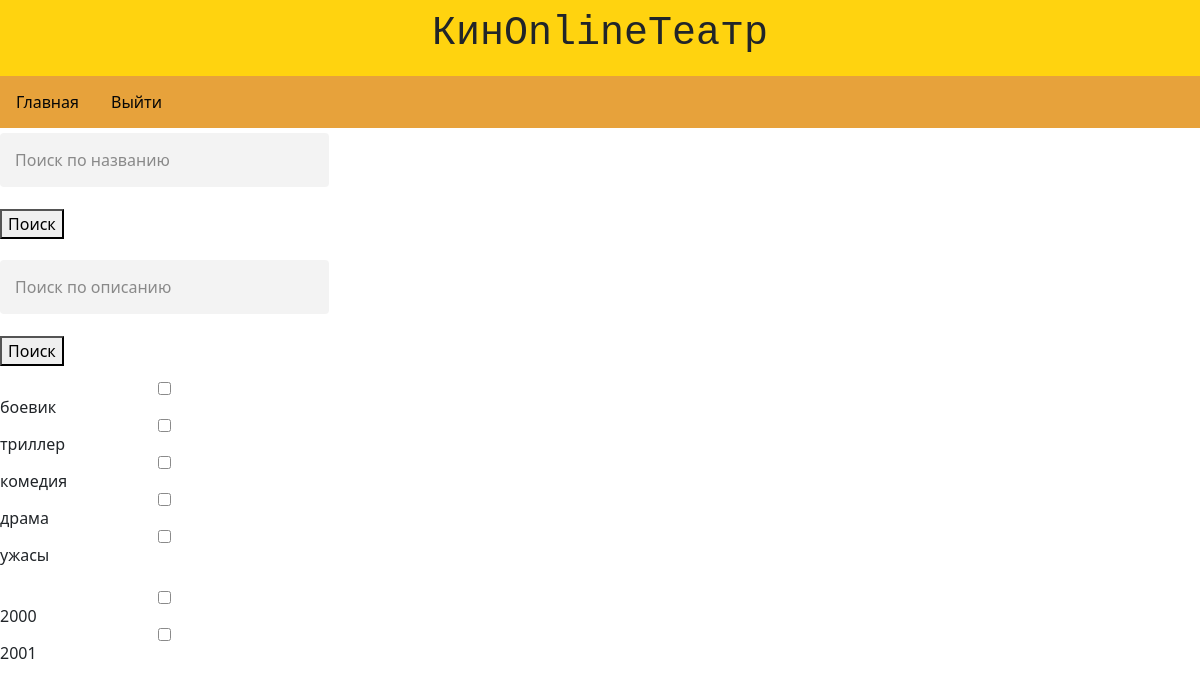
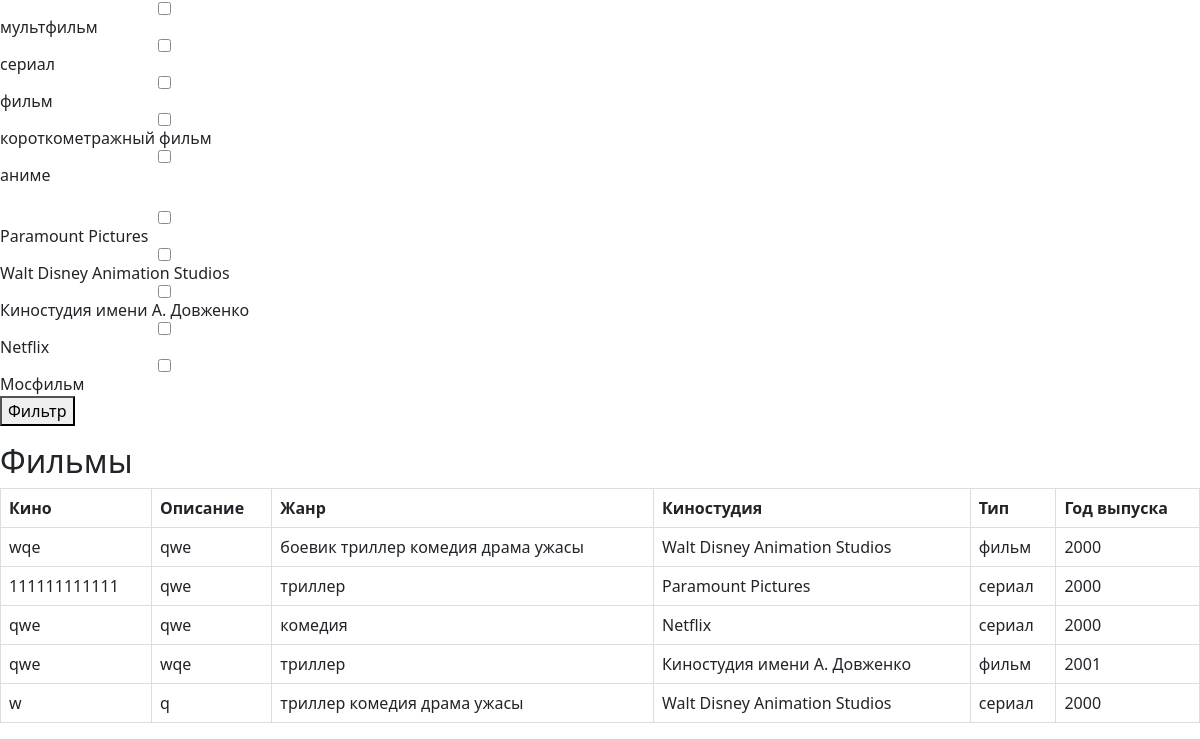
The app's page /filter/, older data (2 pictures, top to bottom).
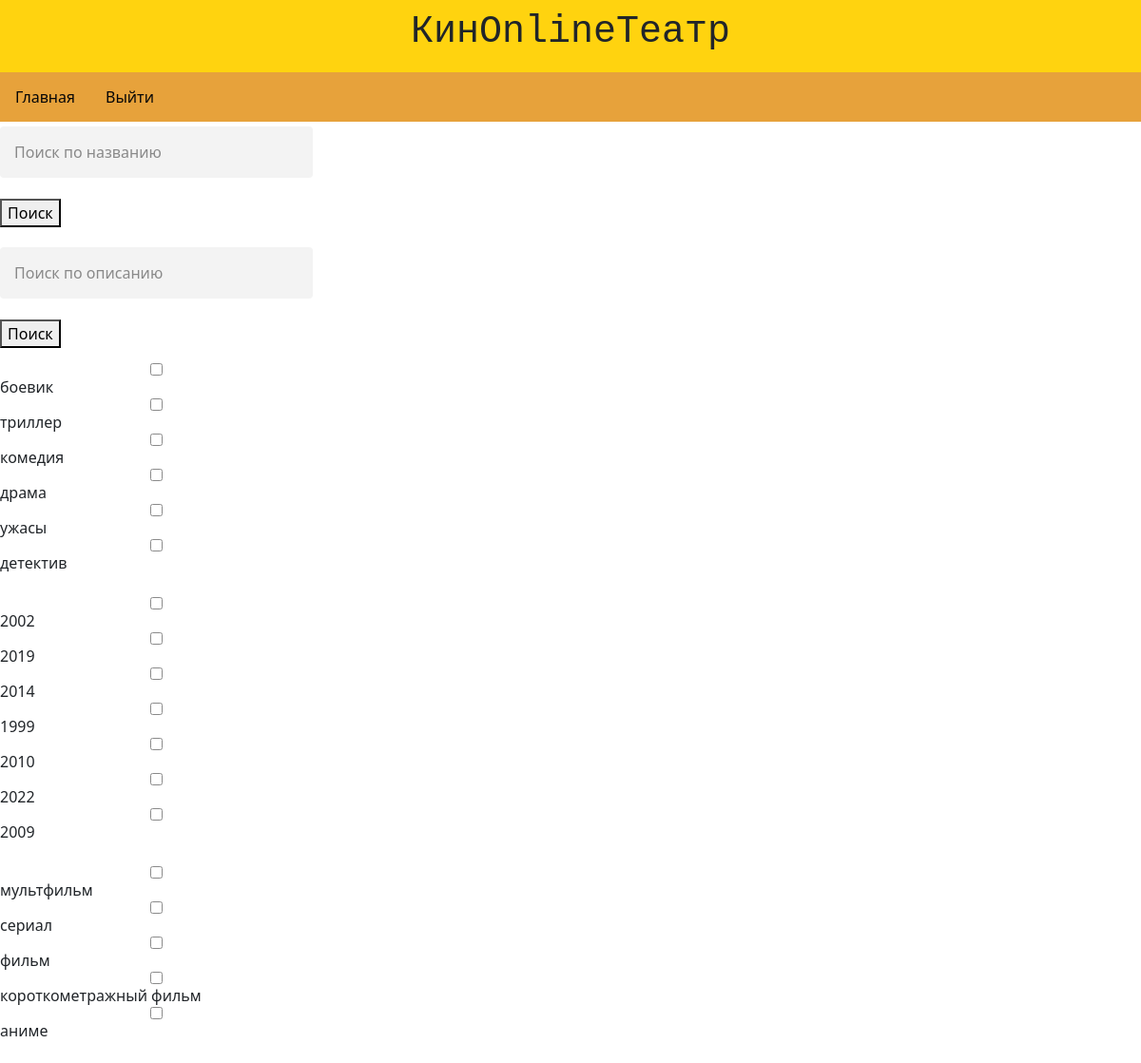
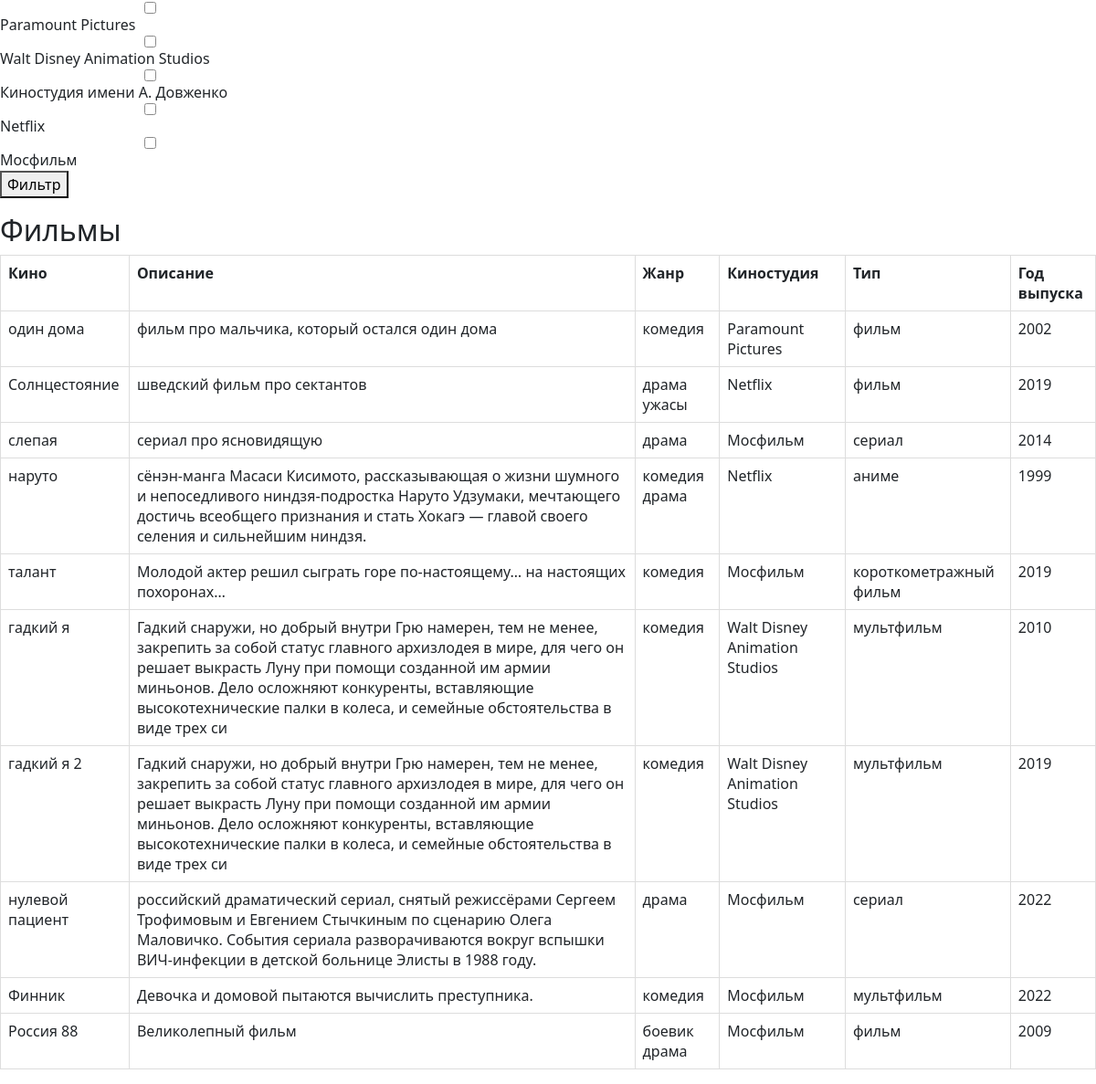
The same page, newer data (2 pictures, top to bottom).
### main/models.py (models this page shows, shortened)
class Zhanr(models.Model):
    name = models.CharField('жанр', max_length=20)

class KinoType(models.Model):
    typename = models.CharField('выберите тип', max_length=40)

class Studio(models.Model):
    name = models.CharField('название студии', max_length=40)

class Kino(models.Model):
    title = models.CharField('название фильма', max_length=50)
    desc = models.CharField('описание фильма', max_length=300)
    genres = models.ManyToManyField(Zhanr, default=None,related_name="genres")
    studio = models.ForeignKey(Studio, on_delete=models.CASCADE, default=None, related_name="studio")
    type = models.ForeignKey(KinoType, on_delete=models.CASCADE, default=None, related_name="type")
    year = models.IntegerField(default=2000)
    class Meta:
        verbose_name = 'фильм'
        verbose_name_plural = 'фильмы'

### main/views.py (the view)
# urls.py: path("filter/", views.FilterMoviesView.as_view(), name='filter'),
class FilterMoviesView(FilterView, ListView):
    def get_queryset(self):
        queryset = Kino.objects.all()
        if self.request.GET.getlist("year"):
            queryset = queryset.filter(Q(year__in=self.request.GET.getlist("year")))
        if self.request.GET.getlist("genre"):
            queryset = queryset.filter(Q(genres__in=self.request.GET.getlist("genre")))
        if self.request.GET.getlist("type"):
            queryset = queryset.filter(Q(type__in=self.request.GET.getlist("type")))
        if self.request.GET.getlist("studio"):
            queryset = queryset.filter(Q(studio__in=self.request.GET.getlist("studio")))
        if self.request.GET.getlist("FilmName"):
            queryset = queryset.filter(Q(title__istartswith=self.request.GET.getlist("FilmName")[0]))
        if self.request.GET.getlist("FilmDesc"):
            queryset = queryset.filter(Q(desc__icontains=self.request.GET.getlist("FilmDesc")[0]))
        return queryset.distinct()

### main/views.py (called while the page is built)
    def get_genres(self):
        return Zhanr.objects.all()

    def get_years(self):
        return Kino.objects.values("year").distinct()

    def get_types(self):
        return KinoType.objects.all()

    def get_studios(self):
        return Studio.objects.all()

### templates/main/kino_list.html (shortened to what this page needs)
{%load static%}
<html lang="en">
<head>
       <link rel="stylesheet" href="{% static 'main/css/style.css' %}">
    <link rel="stylesheet" href="https://cdn.jsdelivr.net/npm/bootstrap@5.1.3/dist/css/bootstrap.min.css"
>
</head>
<body>
<div class="header">
    <h1>КинОnlineТеатр</h1>
</div>
<div class="topnav">
    <a href="">Главная</a>
    <a href="{% url 'logout' %}">Выйти</a>
</div>
<label class="custom-checkbox">
<form action="{% url 'filter' %}" method="get">
 <input name="FilmName" type="text" placeholder="Поиск по названию">
     <button type="submit">Поиск</button>
</form>
<form action="{% url 'filter' %}" method="get">
 <input name="FilmDesc" type="text" placeholder="Поиск по описанию">
     <button type="submit">Поиск</button>
</form>
    <form action="{% url 'filter' %}" method="get">
        {% for genre in view.get_genres %}
            {% if genre.id != 1 %}
        <div>
                    <input type="checkbox" name="genre" value="{{ genre.id }}">
                    <span >{{ genre.name }}</span>
        </div>
            {% endif %}
        {% endfor %}
        <br>
         {% for year in view.get_years %}
             <div>
                 <input type="checkbox" name="year" value="{{ year.year }}">
                <span >{{  year.year }}</span>
             </div>
         {% endfor %}
        <br>
     {% for types in view.get_types %}
                <div>
                    <input type="checkbox" name="type" value="{{ types.id }}">
                    <span >{{ types.typename }}</span>
                </div>
        {% endfor %}
        <br>
    {% for studios in view.get_studios %}
                <div>
                    <input type="checkbox" name="studio" value="{{ studios.id }}">
                    <span >{{ studios.name }}</span>
                </div>
        {% endfor %}
     <button type="submit">Фильтр</button>
     </form>
</label>
<h2>Фильмы</h2>
{% if kino_list %}
<table class="table">
    <tr>
        <th> Кино</th>
        <th> Описание</th>
        <th> Жанр</th>
        <th> Киностудия</th>
        <th> Тип </th>
        <th>Год выпуска</th>
    </tr>
    {% for el in kino_list %}
    <tr>
            <td> {{ el.title }}</td>
         <td>{{ el.desc }}</td>
         <td>
              {% for genre in el.genres.all %}
                  {{ genre.name }}
              {% endfor %}
         </td>
        <td>{{ el.studio.name }}</td>
        <td>{{ el.type.typename }}</td>
        <td>{{ el.year }}</td>
    </tr>
    {% endfor %}
</table>
{% else %}
<p>У нас нет фильмов(((</p>
{% endif %}
</body>
</html>

Row changes from the older to the newer data that the page shows:
removed Kino: title "wqe", desc "qwe", studio.name "Walt Disney Animation Studios", type.typename "фильм", year "2000", Zhanr (name "боевик"), Zhanr (name "триллер"), Zhanr (name "комедия"), Zhanr (name "драма"), Zhanr (name "ужасы")
removed Kino: title "111111111111", desc "qwe", studio.name "Paramount Pictures", type.typename "сериал", year "2000", Zhanr (name "триллер")
removed Kino: title "qwe", desc "qwe", studio.name "Netflix", type.typename "сериал", year "2000", Zhanr (name "комедия")
removed Kino: title "qwe", desc "wqe", studio.name "Киностудия имени А. Довженко", type.typename "фильм", year "2001", Zhanr (name "триллер")
removed Kino: title "w", desc "q", studio.name "Walt Disney Animation Studios", type.typename "сериал", year "2000", Zhanr (name "триллер"), Zhanr (name "комедия"), Zhanr (name "драма"), Zhanr (name "ужасы")
added Zhanr: name "детектив", shown under "КинОnlineТеатр"
added Kino: title "один дома", desc "фильм про мальчика, который остался один дома", studio.name "Paramount Pictures", type.typename "фильм", year "2002", Zhanr (name "комедия")
added Kino: title "Солнцестояние", desc "шведский фильм про сектантов", studio.name "Netflix", type.typename "фильм", year "2019", Zhanr (name "драма"), Zhanr (name "ужасы")
added Kino: title "слепая", desc "сериал про ясновидящую", studio.name "Мосфильм", type.typename "сериал", year "2014", Zhanr (name "драма")
added Kino: title "наруто", desc "сёнэн-манга Масаси Кисимото, рассказывающая о жизни шумного и непоседливого ниндзя-подростка Наруто Удзумаки, мечтающего достичь всеобщего признания и стать Хокагэ — главой своего селения и сильнейшим ниндзя.", studio.name "Netflix", type.typename "аниме", year "1999", Zhanr (name "комедия"), Zhanr (name "драма")
added Kino: title "талант", desc "Молодой актер решил сыграть горе по-настоящему… на настоящих похоронах…", studio.name "Мосфильм", type.typename "короткометражный фильм", year "2019", Zhanr (name "комедия")
added Kino: title "гадкий я", desc "Гадкий снаружи, но добрый внутри Грю намерен, тем не менее, закрепить за собой статус главного архизлодея в мире, для чего он решает выкрасть Луну при помощи созданной им армии миньонов. Дело осложняют конкуренты, вставляющие высокотехнические палки в колеса, и семейные обстоятельства в виде трех си", studio.name "Walt Disney Animation Studios", type.typename "мультфильм", year "2010", Zhanr (name "комедия")
added Kino: title "гадкий я 2", desc "Гадкий снаружи, но добрый внутри Грю намерен, тем не менее, закрепить за собой статус главного архизлодея в мире, для чего он решает выкрасть Луну при помощи созданной им армии миньонов. Дело осложняют конкуренты, вставляющие высокотехнические палки в колеса, и семейные обстоятельства в виде трех си", studio.name "Walt Disney Animation Studios", type.typename "мультфильм", year "2019", Zhanr (name "комедия")
added Kino: title "нулевой пациент", desc "российский драматический сериал, снятый режиссёрами Сергеем Трофимовым и Евгением Стычкиным по сценарию Олега Маловичко. События сериала разворачиваются вокруг вспышки ВИЧ-инфекции в детской больнице Элисты в 1988 году.", studio.name "Мосфильм", type.typename "сериал", year "2022", Zhanr (name "драма")
added Kino: title "Финник", desc "Девочка и домовой пытаются вычислить преступника.", studio.name "Мосфильм", type.typename "мультфильм", year "2022", Zhanr (name "комедия")
added Kino: title "Россия 88", desc "Великолепный фильм", studio.name "Мосфильм", type.typename "фильм", year "2009", Zhanr (name "боевик"), Zhanr (name "драма")
Text that changed along with them:
new list line: "☐ 2002"
new list line: "☐ 2019"
new list line: "☐ 2014"
new list line: "☐ 1999"
new list line: "☐ 2010"
new list line: "☐ 2022"
new list line: "☐ 2009"
list line gone: "☐ 2000"
list line gone: "☐ 2001"
